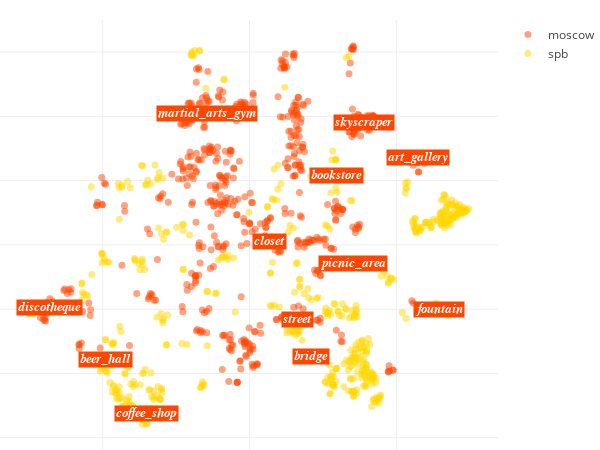

Write notebook code for a chart like this one.
### Code cell
locations_scatter(city_data, opposite_city_data)

### Figure 1 — Plotly figure (JSON) as saved in the notebook; plotly's stock layout.template omitted (floating-point values rounded to 4 significant figures; data arrays with more than 128 entries replaced by an {"elided": "..."} marker saying what was removed)
{"data": [{"hoverinfo": "text", "marker": {"color": "orangered", "opacity": 0.5, "size": 7}, "mode": "markers", "name": "moscow", "text": {"elided": "586 str values"}, "type": "scatter", "uid": "fb39d2b8-58ab-11e9-a1f6-3c15c2cf2370", "x": {"elided": "586 float values"}, "y": {"elided": "586 float values"}}, {"hoverinfo": "text", "marker": {"color": "gold", "opacity": 0.5, "size": 7}, "mode": "markers", "name": "spb", "text": {"elided": "577 str values"}, "type": "scatter", "uid": "fb39e1e8-58ab-11e9-9f9a-3c15c2cf2370", "x": {"elided": "577 float values"}, "y": {"elided": "577 float values"}}], "layout": {"annotations": [{"bgcolor": "orangered", "font": {"color": "white", "family": "arial", "size": 12.5}, "opacity": 1, "showarrow": false, "text": "<i><b>skyscraper", "x": 38.88, "xanchor": "center", "y": 37.99}, {"bgcolor": "orangered", "font": {"color": "white", "family": "arial", "size": 12.5}, "opacity": 1, "showarrow": false, "text": "<i><b>art_gallery", "x": 57.45, "xanchor": "center", "y": 27.26}, {"bgcolor": "orangered", "font": {"color": "white", "family": "arial", "size": 12.5}, "opacity": 1, "showarrow": false, "text": "<i><b>closet", "x": 6.951, "xanchor": "center", "y": 1.186}, {"bgcolor": "orangered", "font": {"color": "white", "family": "arial", "size": 12.5}, "opacity": 1, "showarrow": false, "text": "<i><b>picnic_area", "x": 35.17, "xanchor": "center", "y": -5.868}, {"bgcolor": "orangered", "font": {"color": "white", "family": "arial", "size": 12.5}, "opacity": 1, "showarrow": false, "text": "<i><b>bridge", "x": 20.8, "xanchor": "center", "y": -34.86}, {"bgcolor": "orangered", "font": {"color": "white", "family": "arial", "size": 12.5}, "opacity": 1, "showarrow": false, "text": "<i><b>fountain", "x": 64.35, "xanchor": "center", "y": -20.0}, {"bgcolor": "orangered", "font": {"color": "white", "family": "arial", "size": 12.5}, "opacity": 1, "showarrow": false, "text": "<i><b>coffee_shop", "x": -34.97, "xanchor": "center", "y": -52.33}, {"bgcolor": "orangered", "font": {"color": "white", "family": "arial", "size": 12.5}, "opacity": 1, "showarrow": false, "text": "<i><b>bookstore", "x": 29.58, "xanchor": "center", "y": 21.54}, {"bgcolor": "orangered", "font": {"color": "white", "family": "arial", "size": 12.5}, "opacity": 1, "showarrow": false, "text": "<i><b>beer_hall", "x": -49.05, "xanchor": "center", "y": -35.68}, {"bgcolor": "orangered", "font": {"color": "white", "family": "arial", "size": 12.5}, "opacity": 1, "showarrow": false, "text": "<i><b>discotheque", "x": -68.0, "xanchor": "center", "y": -19.63}, {"bgcolor": "orangered", "font": {"color": "white", "family": "arial", "size": 12.5}, "opacity": 1, "showarrow": false, "text": "<i><b>martial_arts_gym", "x": -14.6, "xanchor": "center", "y": 40.96}, {"bgcolor": "orangered", "font": {"color": "white", "family": "arial", "size": 12.5}, "opacity": 1, "showarrow": false, "text": "<i><b>street", "x": 16.44, "xanchor": "center", "y": -23.32}], "height": 450, "hovermode": "closest", "margin": {"b": 0, "l": 0, "r": 30, "t": 20}, "width": 600, "xaxis": {"showticklabels": false, "zeroline": false}, "yaxis": {"showticklabels": false, "zeroline": false}}}
